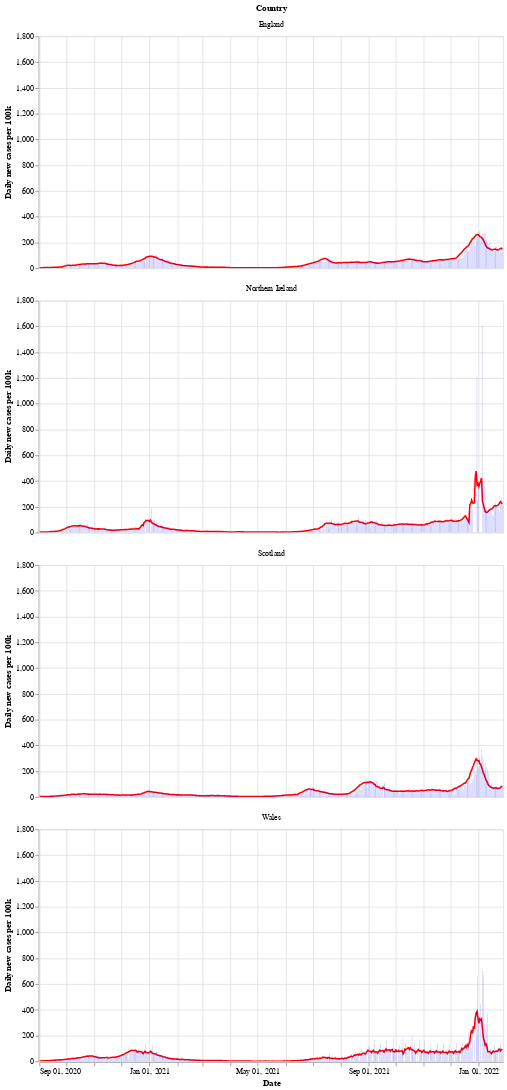

The notebook cell saved with this chart:
### Markdown cell above
Next is a bar chart of the number of new cases in each country (per 100k population), with the 7 day moving average of cases. Again we see that Wales saw a longer period of raising and falling cases compared to the other countries.

After a period of cases falling, each nation is now seeing a rise in the number of cases - especially in Wales.

### Code cell
# collapse
bars = alt.Chart(uk_cases).mark_bar().encode(
    x=alt.X("yearmonthdate(date):T", axis=alt.Axis(title='Date')),
    y=alt.Y("newCasesRate:Q", axis=alt.Axis(title='Daily new cases per 100k')),
    tooltip='newCasesRate',
    color=alt.condition(
        alt.datum.dailyChange > 0,
        alt.value("orange"),  # The positive color
        alt.value("blue")  # The negative color
    )
).properties(title='New cases per 100k population with rolling 7 day average', width=600).interactive()
line = alt.Chart(uk_cases).mark_line(
    color='red',
    size=2,
).transform_window(
    rolling_mean='mean(newCasesRate)',
    frame=[0, 7],
    groupby=['areaName']
).encode(
    x='yearmonthdate(date):T',
    y='rolling_mean:Q'
)
alt.layer(line, bars, data=uk_cases).facet(alt.Row('areaName', title='Country'), columns=1)

### Figure 1 — Vega-Lite specification as saved in the notebook (floating-point values rounded to 4 significant figures; data arrays with more than 128 entries replaced by an {"elided": "..."} marker saying what was removed)
{"config": {"view": {"continuousWidth": 400, "continuousHeight": 300}}, "data": {"name": "data-3becc6d054b97af665ad5f755bac3bdf"}, "facet": {"type": "nominal", "field": "areaName", "title": "Country"}, "spec": {"layer": [{"mark": {"type": "line", "color": "red", "size": 2}, "encoding": {"x": {"type": "temporal", "field": "date", "timeUnit": "yearmonthdate"}, "y": {"type": "quantitative", "field": "rolling_mean"}}, "transform": [{"window": [{"op": "mean", "field": "newCasesRate", "as": "rolling_mean"}], "frame": [0, 7], "groupby": ["areaName"]}]}, {"mark": "bar", "encoding": {"color": {"condition": {"value": "orange", "test": "(datum.dailyChange > 0)"}, "value": "blue"}, "tooltip": {"type": "quantitative", "field": "newCasesRate"}, "x": {"type": "temporal", "axis": {"title": "Date"}, "field": "date", "timeUnit": "yearmonthdate"}, "y": {"type": "quantitative", "axis": {"title": "Daily new cases per 100k"}, "field": "newCasesRate"}}, "selection": {"selector002": {"type": "interval", "bind": "scales", "encodings": ["x", "y"]}}, "title": "New cases per 100k population with rolling 7 day average", "width": 600}]}, "columns": 1, "$schema": "https://vega.github.io/schema/vega-lite/v4.8.1.json", "datasets": {"data-3becc6d054b97af665ad5f755bac3bdf": {"elided": "2056 records"}}}
